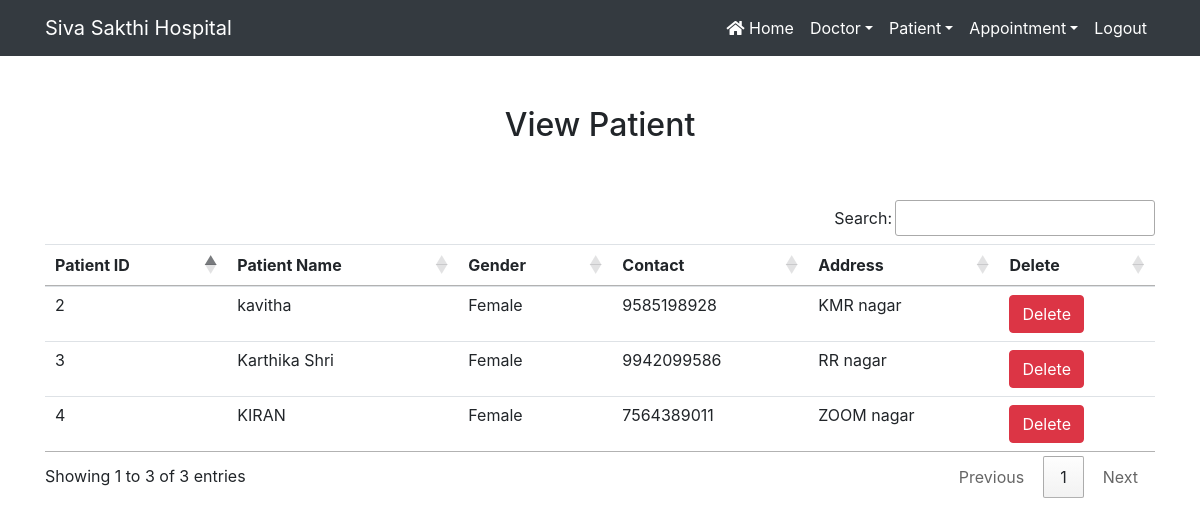
Page /view_patient/ (signed in) on the committed database.
### hospital/models.py (models this page shows, shortened)
class Patient(models.Model):
    name=models.CharField(max_length=50)
    gender=models.CharField(max_length=50)
    mobile = models.IntegerField(null=True)
    address=models.CharField(max_length=150)

### hospital/views.py (the view)
# urls.py: path('view_patient/', View_Patient, name='view_patient'),
def View_Patient(request):
    if not request.user.is_staff:
        return redirect('login')
    pat = Patient.objects.all()
    d = {'pat':pat}
    return render(request,'view_patient.html',d)

### hospital/templates/view_patient.html
{% extends 'navigationbar.html' %}
{% load static %}
{%  block body  %}
<div class="container" style = "margin-top:50px">
<h2 class="text-center">View Patient</h2>
<br><br>
<table class="table table-hover" id="example">
     <thead>
      <tr>
          <th>Patient ID</th>
          <th>Patient Name</th>
          <th>Gender</th>
          <th>Contact</th>
          <th>Address</th>
          <th>Delete</th>
      </tr>
     </thead>
    <tbody>
    {% for i in pat %}
    <tr>
        <td>{{i.id}}</td>
        <td>{{i.name}}</td>
        <td>{{i.gender}}</td>
        <td>{{i.mobile}}</td>
        <td>{{i.address}}</td>
        <td><a href="{% url 'delete_patient' i.id %}" onclick="return confirm('DO YOU WANT TO DELETE')" class="btn btn-danger">Delete</a></td>
    </tr>
    {% endfor %}
    </tbody>
</table>
</div>
{% endblock %}

### hospital/templates/navigationbar.html (shortened to what this page needs)
{% load static %}
<html>
<head>
  <link rel="stylesheet" href="https://maxcdn.bootstrapcdn.com/bootstrap/4.3.1/css/bootstrap.min.css">
  <link rel="stylesheet" href="https://use.fontawesome.com/releases/v5.6.3/css/all.css">
<link rel="stylesheet" type="text/css" href="{% static 'css/mystyle.css' %}">
<link rel="stylesheet" href="https://cdn.datatables.net/1.10.20/css/jquery.dataTables.min.css">
<link rel="stylesheet" href="https://cdn.datatables.net/buttons/1.6.1/css/buttons.dataTables.min.css">
</head>
<nav class="navbar navbar-expand-sm bg-dark navbar-dark">
    <div class="container">
<a class="navbar-brand" href="#">Siva Sakthi Hospital</a>
    <div class="collapse navbar-collapse" id="myMenu">
        <ul class="navbar-nav text center ml-auto">
            {% if request.user.is_staff %}
                <li class="nav-item"><a class="nav-link" href="{% url 'home' %}"><i class="fas fa-home"></i> Home</a></li>
                <li class="nav-item dropdown"><a class="nav-link dropdown-toggle" data-toggle="dropdown" href="#">Doctor</a>
                </li>
                <li class="nav-item dropdown"><a class="nav-link dropdown-toggle" data-toggle="dropdown" href="#">Patient</a>
                </li>
                <li class="nav-item dropdown"><a class="nav-link dropdown-toggle" data-toggle="dropdown" href="#">Appointment</a>
                </li>
                <li class="nav-item"><a class="nav-link" href="{% url 'logout' %}">Logout</a></li>
            {% endif %}
        </ul>
    </div>
       </div>
</nav>
{% block body %}
{% endblock %}
</html>

### hospital/static/css/mystyle.css (style rules this page uses)
.nav-link { color:white !important; }

### rows in the picture
Patient: id "2", name "kavitha", gender "Female", mobile "9585198928", address "KMR nagar"
Patient: id "3", name "Karthika Shri", gender "Female", mobile "9942099586", address "RR nagar"
Patient: id "4", name "KIRAN", gender "Female", mobile "7564389011", address "ZOOM nagar"
